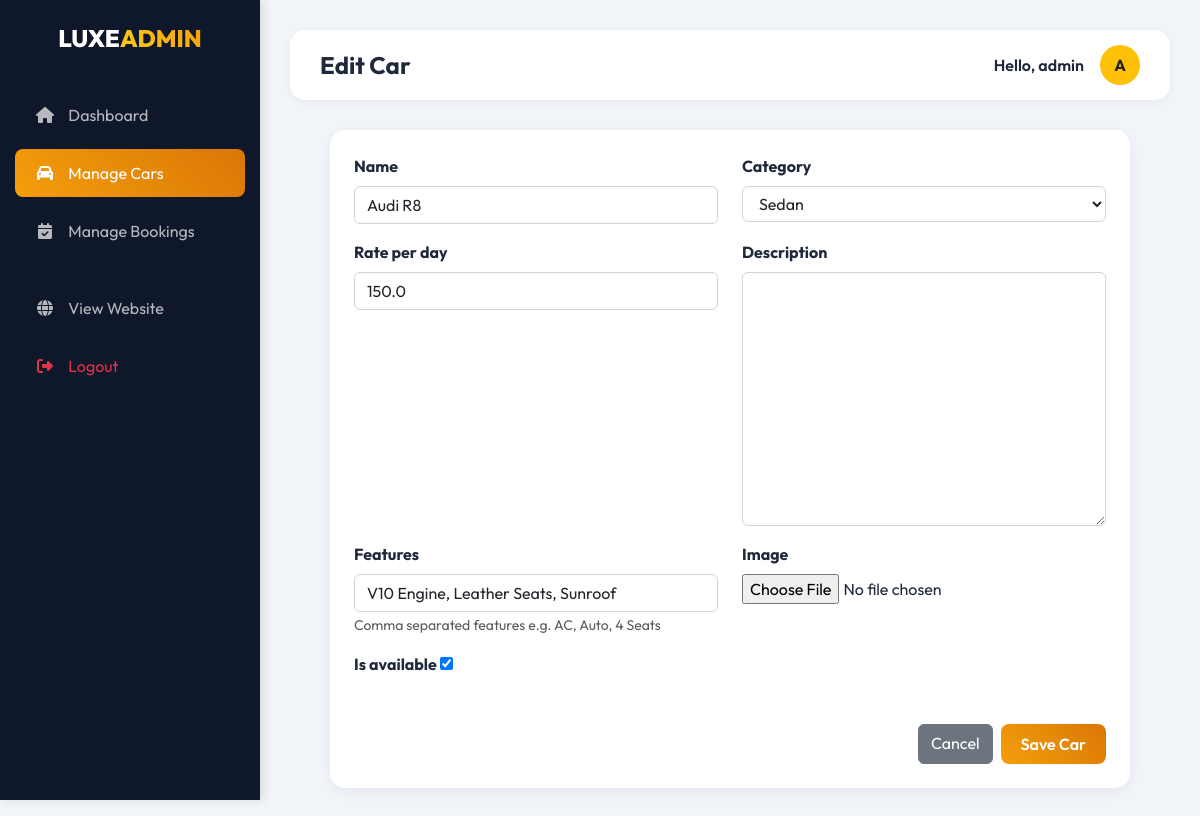
Page /dashboard/cars/edit/2/ (signed in) on the committed database.
### myapp/models.py (models this page shows, shortened)
class Car(models.Model):
    category = models.ForeignKey(CarCategory, related_name='cars', on_delete=models.SET_NULL, null=True)
    name = models.CharField(max_length=200, null=True)
    rate_per_day = models.FloatField(null=True)
    description = models.TextField(null=True, blank=True)
    features = models.CharField(max_length=500, null=True, blank=True, help_text="Comma separated features e.g. AC, Auto, 4 Seats")
    image = models.ImageField(upload_to='cars/', null=True, blank=True)
    is_available = models.BooleanField(default=True)
    date_added = models.DateTimeField(auto_now_add=True, null=True)

### myapp/views.py (the view)
# urls.py: path('dashboard/cars/edit/<int:pk>/', views.custom_admin_edit_car, name='custom_admin_edit_car'),
@user_passes_test(is_admin)
def custom_admin_edit_car(request, pk):
    car = get_object_or_404(Car, pk=pk)
    if request.method == 'POST':
        form = CarForm(request.POST, request.FILES, instance=car)
        if form.is_valid():
            form.save()
            return redirect('custom_admin_cars')
    else:
        form = CarForm(instance=car)
    return render(request, 'custom_admin/car_form.html', {'form': form})

### myapp/views.py
class CarForm(forms.ModelForm):
    class Meta:
        model = Car
        fields = ['name', 'category', 'rate_per_day', 'description', 'features', 'image', 'is_available']

### myapp/models.py (called while the page is built)
    def __str__(self):
        return self.name

### myapp/views.py (called while the page is built)
def is_admin(user):
    return user.is_authenticated and user.is_staff

### myapp/templates/custom_admin/car_form.html (shortened to what this page needs)
{% extends 'custom_admin/base.html' %}
{% block page_title %}{% if form.instance.pk %}Edit Car{% else %}Add New Car{% endif %}{% endblock %}
{% block content %}
<div class="glass-card p-4 mx-auto" style="max-width: 800px;">
    <form method="POST" enctype="multipart/form-data">
        <div class="row">
            {% for field in form %}
            <div class="col-md-6 mb-3">
                <label class="form-label fw-bold">{{ field.label }}</label>
                {{ field }}
                {% if field.help_text %}
                <small class="form-text text-muted">{{ field.help_text }}</small>
                {% endif %}
            </div>
            {% endfor %}
        </div>
        <div class="d-flex justify-content-end mt-4">
            <a href="{% url 'custom_admin_cars' %}" class="btn btn-secondary me-2">Cancel</a>
            <button type="submit" class="btn-lavish">Save Car</button>
        </div>
    </form>
</div>
{% endblock %}

### myapp/templates/custom_admin/base.html (shortened to what this page needs)
<!DOCTYPE html>
<html lang="en">
<head>
    <link href="https://cdn.jsdelivr.net/npm/bootstrap@5.3.0/dist/css/bootstrap.min.css" rel="stylesheet">
    <link rel="stylesheet" href="https://cdnjs.cloudflare.com/ajax/libs/font-awesome/6.4.0/css/all.min.css">
</head>
<body>
    <div class="sidebar">
        <a href="{% url 'custom_admin_dashboard' %}" class="sidebar-brand">LUXE<span class="text-gradient">ADMIN</span></a>
        <ul class="nav flex-column">
            <li class="nav-item">
                <a class="nav-link {% if request.resolver_match.url_name == 'custom_admin_dashboard' %}active{% endif %}" href="{% url 'custom_admin_dashboard' %}">
                    <i class="fas fa-home"></i> Dashboard
                </a>
            </li>
            <li class="nav-item">
                <a class="nav-link {% if 'car' in request.resolver_match.url_name %}active{% endif %}" href="{% url 'custom_admin_cars' %}">
                    <i class="fas fa-car"></i> Manage Cars
                </a>
            </li>
            <li class="nav-item">
                <a class="nav-link {% if 'booking' in request.resolver_match.url_name %}active{% endif %}" href="{% url 'custom_admin_bookings' %}">
                    <i class="fas fa-calendar-check"></i> Manage Bookings
                </a>
            </li>
            <li class="nav-item mt-4">
                <a class="nav-link" href="{% url 'home' %}">
                    <i class="fas fa-globe"></i> View Website
                </a>
            </li>
            <li class="nav-item">
                <a class="nav-link text-danger" href="{% url 'logout' %}">
                    <i class="fas fa-sign-out-alt"></i> Logout
                </a>
            </li>
        </ul>
    </div>
    <div class="main-content">
        <div class="top-header">
            <h4 class="mb-0 fw-bold">{% block page_title %}Dashboard{% endblock %}</h4>
            <div class="user-info d-flex align-items-center">
                <span class="me-3 fw-semibold">Hello, {{ request.user.username }}</span>
                <div class="bg-warning text-dark rounded-circle d-flex align-items-center justify-content-center fw-bold" style="width: 40px; height: 40px;">
                    {{ request.user.username|make_list|first|upper }}
                </div>
            </div>
        </div>
        {% block content %}{% endblock %}
    </div>
</body>
</html>

### myapp/templates/custom_admin/base.html (style rules this page uses)
body { font-family: 'Outfit', sans-serif; background: #f1f5f9; color: #1e293b; }
.sidebar { width: 260px; background: #0f172a; color: white; position: fixed; height: 100vh; left: 0; top: 0; padding-top: 20px; box-shadow: 4px 0 10px rgba(0,0,0,0.1); }
.sidebar-brand { font-size: 1.5rem; font-weight: 800; text-align: center; margin-bottom: 30px; color: white; text-decoration: none; display: block; }
.text-gradient { background: linear-gradient(45deg, #facc15, #f59e0b); -webkit-background-clip: text; -webkit-text-fill-color: transparent; }
.nav-item { margin: 5px 15px; }
.nav-link { color: rgba(255,255,255,0.7); border-radius: 8px; padding: 12px 20px; transition: all 0.3s; }
.nav-link:hover, .nav-link.active { background: linear-gradient(45deg, #f59e0b, #d97706); color: white; }
.nav-link i { margin-right: 10px; width: 20px; text-align: center; }
.main-content { margin-left: 260px; padding: 30px; }
.glass-card { background: white; border-radius: 15px; box-shadow: 0 4px 15px rgba(0,0,0,0.05); border: none; transition: all 0.3s ease; }
.top-header { background: white; padding: 15px 30px; border-radius: 15px; box-shadow: 0 2px 10px rgba(0,0,0,0.05); margin-bottom: 30px; display: flex; justify-content: space-between; align-items: center; }
.btn-lavish { background: linear-gradient(45deg, #f59e0b, #d97706); color: white; border: none; border-radius: 8px; padding: 8px 20px; font-weight: 600; transition: all 0.3s; }

### myapp/templates/custom_admin/car_form.html (style rules this page uses)
input[type="text"], input[type="number"], select, textarea { display: block; width: 100%; padding: .375rem .75rem; font-size: 1rem; font-weight: 400; line-height: 1.5; color: #212529; background-color: #fff; background-clip: padding-box; border: 1px solid #ced4da; border-radius: .375rem; transition: border-color .15s ease-in-out,box-shadow .15s ease-in-out; }

### rows in the picture
Car: form "Audi R8" "Sedan" "150.0" "V10 Engine, Leather Seats, Sunroof" "☑"

### other values in the picture
{{ request.user.username }} "admin"
{{ request.user.username|make_list|first|upper }} "A"
{{ field.label }} "Name" "Category" "Rate per day" "Description" "Features" "Image" "Is available"
{{ field.help_text }} "Comma separated features e.g. AC, Auto, 4 Seats"
